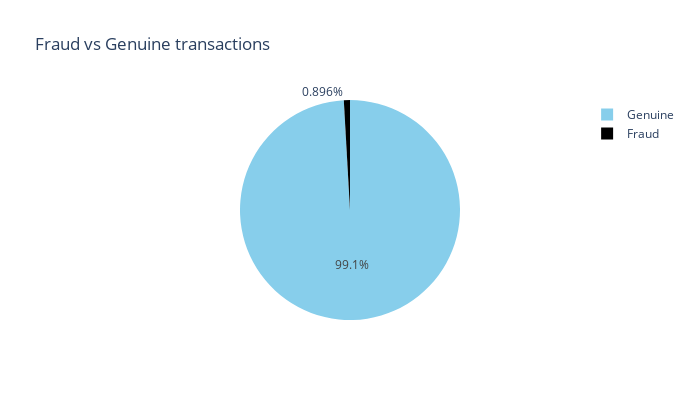

Notebook source saved alongside this figure:
### Code cell
labels=["Genuine","Fraud"]

fraud_or_not = train["is_fraud"].value_counts().tolist()
values = [fraud_or_not[0], fraud_or_not[1]]

fig = px.pie(values=train['is_fraud'].value_counts(), names=labels , width=700, height=400, color_discrete_sequence=["skyblue","black"]
             ,title="Fraud vs Genuine transactions")
fig.show()

### Figure 1 — Plotly figure (JSON) as saved in the notebook; plotly's stock layout.template omitted (floating-point values rounded to 4 significant figures)
{"data": [{"domain": {"x": [0, 1], "y": [0, 1]}, "hovertemplate": "label=%{label}<br>value=%{value}<extra></extra>", "labels": ["Genuine", "Fraud"], "legendgroup": "", "name": "", "showlegend": true, "type": "pie", "values": [49552, 448]}], "layout": {"height": 400, "legend": {"tracegroupgap": 0}, "piecolorway": ["skyblue", "black"], "title": {"text": "Fraud vs Genuine transactions"}, "width": 700}}
